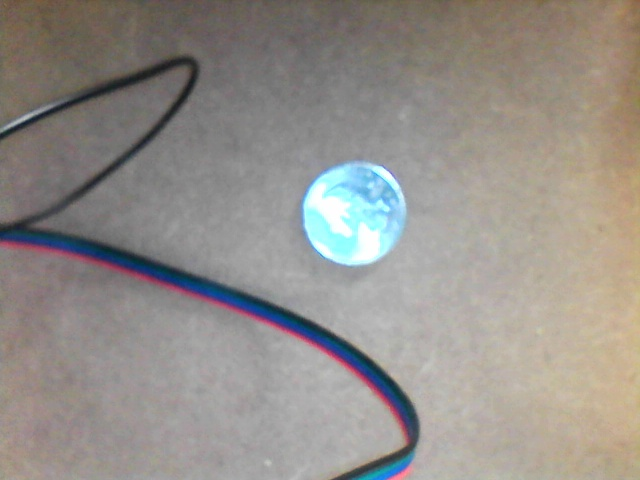
#> input picture Capture/Img1520796335.jpg, 640 x 480 px, given in place of the camera
$ python RunProgram2.py   (older library calls are emulated)
#> lines starting #> are read from the running program, lines starting #| are printed output that depends on the picture; after the words box and inside, x2 and y2 are one past the last pixel; in counts of white or black regions, pixels touching at a corner belong together
### ImageGrab2.py
import cv2
import time

def grab(cameraNumber):
    cap = cv2.VideoCapture(cameraNumber)
    frame = cap.read()[1]
    cv2.imwrite('Capture\\' + str(int(time.time())) + '.jpg', frame)

    # When everything done, release the capture
    cap.release()
    cv2.destroyAllWindows()
    return frame

### GripEdit3.py
import cv2
import numpy
import math
from enum import Enum

class GripPipeline:
    """
    An OpenCV pipeline generated by GRIP.
    """

    def __init__(self):
        """initializes all values to presets or None if need to be set
        """

        self.__hsv_threshold_hue = [18.0, 180.0]
        self.__hsv_threshold_saturation = [5.5, 255.0]
        self.__hsv_threshold_value = [0.0, 255.0]

        self.hsv_threshold_output = None

        self.__find_contours_input = self.hsv_threshold_output
        self.__find_contours_external_only = False

        self.find_contours_output = None

        self.__filter_contours_contours = self.find_contours_output
        self.__filter_contours_min_area = 0.0
        self.__filter_contours_min_perimeter = 0.0
        self.__filter_contours_min_width = 0.0
        self.__filter_contours_max_width = 1000.0
        self.__filter_contours_min_height = 0.0
        self.__filter_contours_max_height = 1000.0
        self.__filter_contours_solidity = [0.0, 100.0]
        self.__filter_contours_max_vertices = 1000000.0
        self.__filter_contours_min_vertices = 100.0
        self.__filter_contours_min_ratio = 0.0
        self.__filter_contours_max_ratio = 1000.0

        self.filter_contours_output = None

        self.__distance_transform_input = self.hsv_threshold_output
        self.__distance_transform_type = cv2.DIST_L1
        self.__distance_transform_mask_size = 0

        self.distance_transform_output = None

        self.__normalize_input = self.distance_transform_output
        self.__normalize_type = cv2.NORM_MINMAX
        self.__normalize_alpha = 0.0
        self.__normalize_beta = 255.0

        self.normalize_output = None


    def process(self, source0):
        """
        Runs the pipeline and sets all outputs to new values.
        """
        # Step HSV_Threshold0:
        self.__hsv_threshold_input = source0
        (self.hsv_threshold_output) = self.__hsv_threshold(self.__hsv_threshold_input, self.__hsv_threshold_hue, self.__hsv_threshold_saturation, self.__hsv_threshold_value)

        # Step Find_Contours0:
        self.__find_contours_input = self.hsv_threshold_output
        (self.find_contours_output) = self.__find_contours(self.__find_contours_input, self.__find_contours_external_only)

        # Step Filter_Contours0:
        self.__filter_contours_contours = self.find_contours_output
        (self.filter_contours_output) = self.__filter_contours(self.__filter_contours_contours, self.__filter_contours_min_area, self.__filter_contours_min_perimeter, self.__filter_contours_min_width, self.__filter_contours_max_width, self.__filter_contours_min_height, self.__filter_contours_max_height, self.__filter_contours_solidity, self.__filter_contours_max_vertices, self.__filter_contours_min_vertices, self.__filter_contours_min_ratio, self.__filter_contours_max_ratio)

        # Step Distance_Transform0:
        self.__distance_transform_input = self.hsv_threshold_output
        (self.distance_transform_output) = self.__distance_transform(self.__distance_transform_input, self.__distance_transform_type, self.__distance_transform_mask_size)

        # Step Normalize0:
        self.__normalize_input = self.distance_transform_output
        (self.normalize_output) = self.__normalize(self.__normalize_input, self.__normalize_type, self.__normalize_alpha, self.__normalize_beta)


    @staticmethod
    def __hsv_threshold(input, hue, sat, val):
        """Segment an image based on hue, saturation, and value ranges.
        Args:
            input: A BGR numpy.ndarray.
            hue: A list of two numbers the are the min and max hue.
            sat: A list of two numbers the are the min and max saturation.
            lum: A list of two numbers the are the min and max value.
        Returns:
            A black and white numpy.ndarray.
        """
        out = cv2.cvtColor(input, cv2.COLOR_BGR2HSV)
        return cv2.inRange(out, (hue[0], sat[0], val[0]),  (hue[1], sat[1], val[1]))

    @staticmethod
    def __find_contours(input, external_only):
        """Sets the values of pixels in a binary image to their distance to the nearest black pixel.
        Args:
            input: A numpy.ndarray.
            external_only: A boolean. If true only external contours are found.
        Return:
            A list of numpy.ndarray where each one represents a contour.
        """
        if(external_only):
            mode = cv2.RETR_EXTERNAL
        else:
            mode = cv2.RETR_LIST
        method = cv2.CHAIN_APPROX_SIMPLE
        im2, contours, hierarchy =cv2.findContours(input, mode=mode, method=method)
        return contours

    @staticmethod
    def __filter_contours(input_contours, min_area, min_perimeter, min_width, max_width,
                        min_height, max_height, solidity, max_vertex_count, min_vertex_count,
                        min_ratio, max_ratio):
        """Filters out contours that do not meet certain criteria.
        Args:
            input_contours: Contours as a list of numpy.ndarray.
            min_area: The minimum area of a contour that will be kept.
            min_perimeter: The minimum perimeter of a contour that will be kept.
            min_width: Minimum width of a contour.
            max_width: MaxWidth maximum width.
            min_height: Minimum height.
            max_height: Maximimum height.
            solidity: The minimum and maximum solidity of a contour.
            min_vertex_count: Minimum vertex Count of the contours.
            max_vertex_count: Maximum vertex Count.
            min_ratio: Minimum ratio of width to height.
            max_ratio: Maximum ratio of width to height.
        Returns:
            Contours as a list of numpy.ndarray.
        """
        output = []
        for contour in input_contours:
            x,y,w,h = cv2.boundingRect(contour)
            if (w < min_width or w > max_width):
                continue
            if (h < min_height or h > max_height):
                continue
            area = cv2.contourArea(contour)
            if (area < min_area):
                continue
            if (cv2.arcLength(contour, True) < min_perimeter):
                continue
            hull = cv2.convexHull(contour)
            '''
            solid = 100 * area / cv2.contourArea(hull)
            if (solid < solidity[0] or solid > solidity[1]):
                continue
            '''
            if (len(contour) < min_vertex_count or len(contour) > max_vertex_count):
                continue
            ratio = (float)(w) / h
            if (ratio < min_ratio or ratio > max_ratio):
                continue
            output.append(contour)
        return output

    @staticmethod
    def __distance_transform(input, type, mask_size):
        """Sets the values of pixels in a binary image to their distance to the nearest black pixel.
        Args:
            input: A numpy.array.
            type: Opencv enum.
            mask_size: The size of the mask. Either 0, 3, or 5.
        Returns:
            A black and white numpy.ndarray.
        """
        h, w = input.shape[:2]
        dst = numpy.zeros((h, w), numpy.float32)
        cv2.distanceTransform(input, type, mask_size, dst = dst)
        return numpy.uint8(dst)

    @staticmethod
    def __normalize(input, type, a, b):
        """Normalizes or remaps the values of pixels in an image.
        Args:
            input: A numpy.ndarray.
            type: Opencv enum.
            a: The minimum value.
            b: The maximum value.
        Returns:
            A numpy.ndarray of the same type as the input.
        """
        return cv2.normalize(input, None, a, b, type)

def filter(img):
    processClass = GripPipeline()
    #img = cv2.imread('TestLeaves.jpg', 1)
    processClass.process(img)
    return processClass.normalize_output

### ImageEdit5.py
import cv2
import numpy as np
import math
import copy

class Editor():

    def __init__(self, img):
        self.img = img
        (self.height, self.width) = img.shape
        self.black = 0
        self.white = 1
        self.blackImg = np.array( [[self.black] * self.width for _ in range(self.height)], dtype='uint8' )
        print('Height: ', self.height, ', Width: ', self.width)

    def find_max(self):
        '''Finds the pixel of maximum brightness. This value is usually 255.'''
        maxPixel = 0
        for y in range(self.height):
            for x in range(self.width):
                if self.img[y, x] > maxPixel:
                    maxPixel = self.img[y, x]
        return maxPixel

    def max_locations(self, maxPixel, thresholdBrightness=.6):
        '''Finds all locations above a threshold brightness compared to the maximum
            brightness. The default is .6 (out of 1.0). No need to calculate the exact
            value of brightness.'''
        lowestIntensity = thresholdBrightness * maxPixel
        ret, thresh = cv2.threshold(self.img, lowestIntensity, 255, cv2.THRESH_BINARY)
        locations = copy.deepcopy(self.blackImg)
        for y in range(self.height):
            for x in range(self.width):
                if thresh[y, x] == 255:
                    locations[y, x] = self.white
        return locations

    def find_next_location(self, locations):
        '''Goes through each ROW from LEFT TO RIGHT until it encounters the first true location.'''
        for y in range(0, self.height):
            for x in range(0, self.width):
                if locations[y, x]:
                    return (y, x)
        return None

    def find_centroid(self, region):
        contour = cv2.findContours(region, 1, 2)[1][0]
        M = cv2.moments(contour)
        if M != None:
            cX = int(M["m10"] / M["m00"])
            cY = int(M["m01"] / M["m00"])
            return (cY, cX)
        else:
            return None

    def get_connected_region(self, location, locations):
        '''Obtains a single. The format of the region is a numpy array that has the
            height and width of the original image. Be careful as this is a call by
            reference that directly edits the array of locations.'''
        checkLocations = set([location])
        newCheckLocations = set()
        checkedLocations = set()
        region = copy.deepcopy(self.blackImg)
        locations[location[0], location[1]] = self.black  # first spot is already checked
        while len(checkLocations) > 0:
            for check in checkLocations:
                if check not in checkedLocations:
                    checkedLocations.add(check)
                    if check[0] != 0 and locations[check[0]-1, check[1]] == 1:
                        newCheckLocations.add((check[0]-1, check[1]))
                        locations[check[0]-1, check[1]] = self.black
                    if check[0]+1 != self.height and locations[check[0]+1, check[1]] == 1:
                        newCheckLocations.add((check[0]+1, check[1]))
                        locations[check[0]+1, check[1]] = self.black
                    if check[1] != 0 and locations[check[0], check[1]-1] == 1:
                        newCheckLocations.add((check[0], check[1]-1))
                        locations[check[0], check[1]-1] = self.black
                    if check[1]+1 != self.width and locations[check[0], check[1]+1] == 1:
                        newCheckLocations.add((check[0], check[1]+1))
                        locations[check[0], check[1]+1] = self.black
            for check2 in checkLocations:
                region[check2[0], check2[1]] = self.white
            checkLocations = newCheckLocations
            newCheckLocations = set()
        return region

    def get_all_regions(self, locations):
        '''Obtains each region. Returns a list of regions.'''
        regions = []
        start = self.find_next_location(locations)
        while start != None:
            region = self.get_connected_region(start, locations)
            regions.append(region)
            start = self.find_next_location(locations)
        return regions

    def keep_large_regions(self, regions, thresholdSize=100):
        '''Take the regions and filters those that are below threshold size. Default
            threshold size is 100 pixels. This function uses copies.'''
        largeRegions = copy.deepcopy(regions)
        for i in range(len(regions)-1, -1, -1):
            contour = cv2.findContours(regions[i], 1, 2)[1][0]
            if cv2.contourArea(contour) < thresholdSize:
                largeRegions.pop(i)
        return largeRegions

    def obtain_largest_region(self, regions):
        import time
        '''Take the largest region with greatest circularity (best leaf shape).
            May result in a tie.'''
        largestRegion = []
        startSize = self.img.size
        while len(largestRegion) == 0 and startSize > 0:
            startSize //= 2
            largestRegion = self.keep_large_regions(regions, startSize)
        while len(largestRegion) != 0:
            startSize += 100
            largestRegion = self.keep_large_regions(regions, startSize)
        while len(largestRegion) == 0:
            startSize -= 1
            largestRegion = self.keep_large_regions(regions, startSize)
        return (largestRegion, startSize)

    # [36 lines left out: functions mk_points_list, combine_regions, blacken_regions, outline, not called in this run]


### RunProgram2.py
####do experiment:
####put a green dot at bottom right edge
####move stpper motor (trial & error) to make it to exactly the top left corner
####find the pixel size and stepper motor turn length ratio.

import time
#import serial
import cv2
import ImageEdit5 as ImageEdit          # version 4 contains polygon detection
import ImageGrab2 as ImageGrab
import GripEdit3 as GripEdit            # version 3 only
from matplotlib import pyplot as plt

class Project():

    def __init__(self):
        '''Calibration and set-up'''

        # [7 lines of commented-out code are left out]

        self.plantLocations = [(), (), (), ()]
        self.numPlants = len(self.plantLocations)
        self.lastWater = None
        self.img = self.image_grab()
#> in grab, frame is the input picture: shape (480, 640, 3); mean B, G, R 138.5, 143.7, 148.7
        self.imgEdit = GripEdit.filter(self.img)
#> in __hsv_threshold, `return cv2.inRange(out, (hue[0], sat[0], val[0]),  (hue[1], sat[1], va..`:
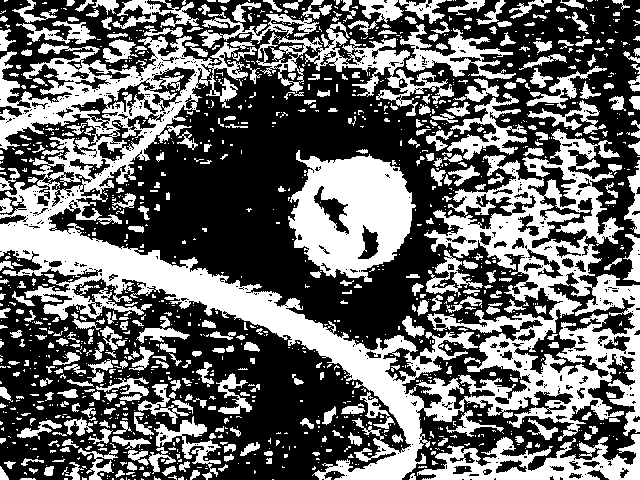
#> returned value: shape (480, 640); 40.8% white; 1330 white regions (970 under 20 px), largest, box (x1, y1, x2, y2) and area: (0, 36, 640, 480) 62341, (288, 150, 416, 282) 10544, (417, 434, 640, 480) 4807
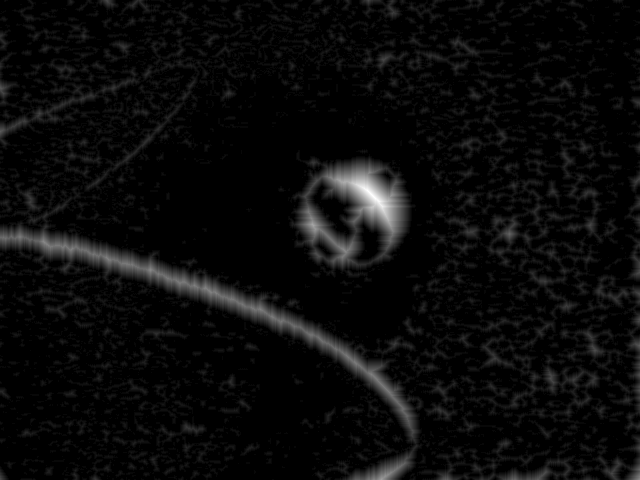
#> self.imgEdit: shape (480, 640); min 0, max 255, mean 10.3
        self.editor = ImageEdit.Editor(self.imgEdit)
#| Height:  480 , Width:  640
        self.thresholdBrightness = .4       # .6 is the default value
        self.weeds = []
        self.weedFactor = 1/100   # size of weeds in comparison to plant

        # Initialized later
        self.regions = None
        self.plant = None
        self.startSize = None
        self.finalImg = None
        self.largeRegions = None

    # [52 lines left out: functions wait, arduino_move, arduino_water, water_cycle, not called in this run]

    def image_grab(self):
        img = ImageGrab.grab(0)     # built-in camera number = 0
                                    # attached camera number = 1
        #img = cv2.imread('Capture\\1521224317.jpg', 1)
        return img

    # [8 lines left out: function image_plot, not called in this run]

    def find_plant(self):
        '''Finds the largest object and designates as the plant.
            Currently the most inefficient code.'''
        maxPixel = self.editor.find_max()
#> after the loop in find_max, `for y in range(self.height):`: maxPixel = 255
#> maxPixel = 255
        while True:
            locations = self.editor.max_locations(maxPixel, self.thresholdBrightness)
            self.regions = self.editor.get_all_regions(locations)

            # Find the largest region. In the case of a tie, lower the brightness threshold.
            (largestRegion, self.startSize) = self.editor.obtain_largest_region(self.regions)
            if len(largestRegion) == 1:
                break
            else:
                self.thresholdBrightness -= .01
#> this loop made 1 pass
#> (lowestIntensity in max_locations, ret in max_locations, self.startSize) on pass 1: (102, 102, 2178)
#> pass 1, in max_locations, `ret, thresh = cv2.threshold(self.img, lowestIntensity, 255, cv2.THRESH..`:
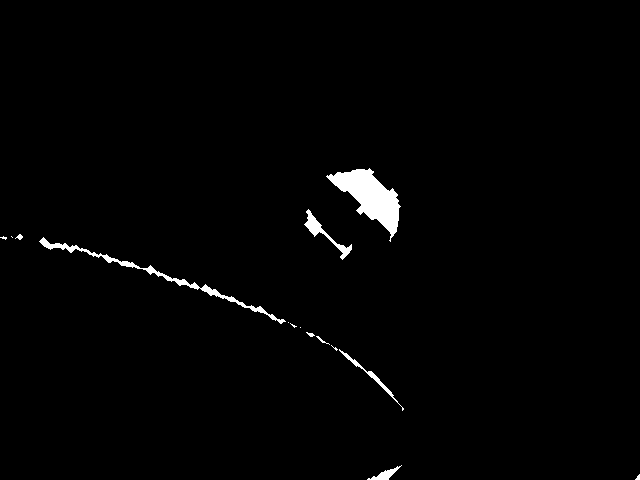
#> thresh: shape (480, 640); 1.4% white; 15 white regions (7 under 20 px), largest, box (x1, y1, x2, y2) and area: (326, 168, 401, 242) 2283, (39, 237, 286, 324) 1071, (304, 209, 352, 260) 432
#> after the loop, self.thresholdBrightness = 0.4
        self.plant = largestRegion[0]        # set the largest region as the plant
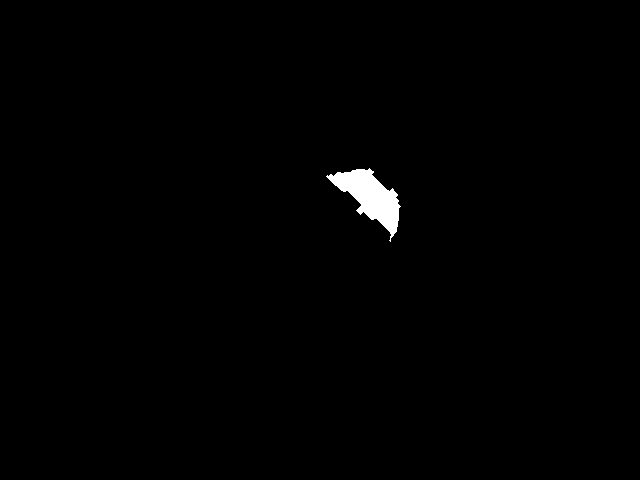
#> self.plant: shape (480, 640); values 0 (black) and 1 (white), 0.74% white; 1 white region, box (x1, y1, x2, y2) and area: (326, 168, 401, 242) 2283

    def find_weeds(self):
        '''Determine if an object is a plant or a weed. Currently, the plant is removed, and everything
            else is designated as a weed.'''
        plantFound = False
        plantIndex = None
        self.largeRegions = self.editor.keep_large_regions(self.regions, self.startSize * self.weedFactor)
#> self.largeRegions = 6 items
        for index in range(len(self.largeRegions)):
            region = self.largeRegions[index]
            newLocation = self.editor.find_centroid(region)
            if not plantFound and ImageGrab.equalArray(region, self.plant):
                print("Location of plant:", newLocation)
                plantFound = True
                plantIndex = index
            else:
                self.weeds.append(newLocation)
#> this loop made 1 pass
#> (cX in find_centroid, cY in find_centroid, newLocation) on pass 1: (370, 196, (196, 370))
#> after the loop, plantFound = False; self.weeds = []
        self.largeRegions.pop(plantIndex)
        print("Locations of weeds:", self.weeds)

    # [5 lines left out: function draw_weeds, not called in this run]

start = time.time()
control = Project()
#control.wait()           wait for arduino
control.find_plant()
#> (the run stopped early here; a loop or call above may not have finished)

$ run again, on Capture/Img1520808085.jpg
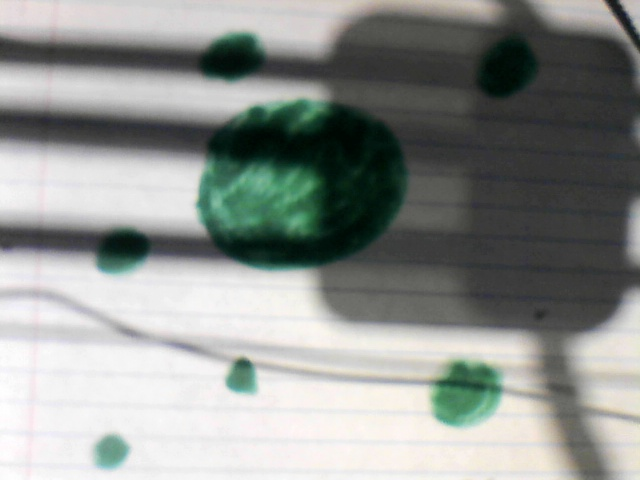
#> input picture Capture/Img1520808085.jpg, 640 x 480 px, given in place of the camera
#> in grab, frame is the input picture: shape (480, 640, 3); mean B, G, R 142.9, 146.3, 142.4
#> out: shape (480, 640, 3); mean H, S, V 50.1, 29.4, 148
#> in __hsv_threshold, `return cv2.inRange(out, (hue[0], sat[0], val[0]),  (hue[1], sat[1], va..`:
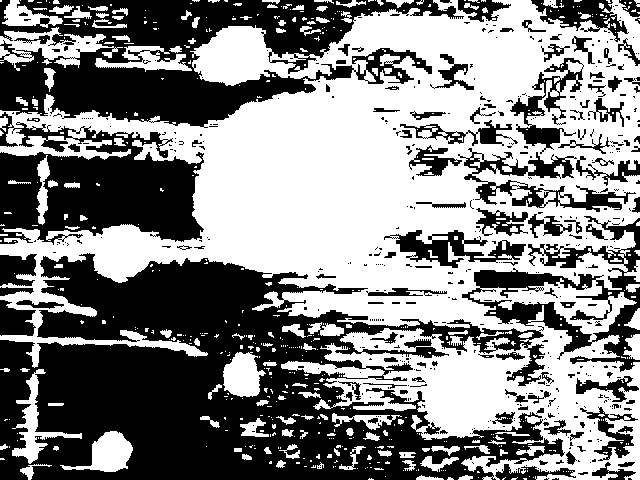
#> returned value: shape (480, 640); 52.1% white; 479 black regions (369 under 20 px), largest, box (x1, y1, x2, y2) and area: (0, 253, 565, 480) 69851, (0, 0, 464, 128) 28588, (0, 112, 204, 245) 16215
#| Height:  480 , Width:  640
#> after the loop in find_max, `for y in range(self.height):`: maxPixel = 255
#> the loop in find_plant, `while True:` made 1 pass
#> (lowestIntensity in max_locations, ret in max_locations, self.startSize) on pass 1: (102, 102, 13702)
#> pass 1, in max_locations, `ret, thresh = cv2.threshold(self.img, lowestIntensity, 255, cv2.THRESH..`:
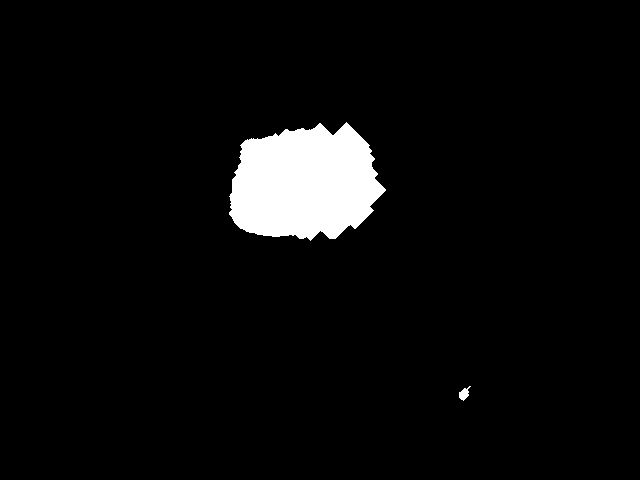
#> thresh: shape (480, 640); 4.6% white; 2 white regions, box (x1, y1, x2, y2) and area: (229, 122, 386, 241) 13908, (459, 386, 471, 401) 94
#> after the loop in find_plant, `while True:`: self.thresholdBrightness = 0.4
#> self.plant: shape (480, 640); values 0 (black) and 1 (white), 4.5% white; 1 white region, box (x1, y1, x2, y2) and area: (229, 122, 386, 241) 13908
#> self.largeRegions = 1 item
#> the loop in find_weeds, `for index in range(len(self.largeRegions)):` made 1 pass
#> (cX in find_centroid, cY in find_centroid, newLocation) on pass 1: (304, 183, (183, 304))
#> after the loop in find_weeds, `for index in range(len(self.largeRegions)):`: plantFound = False; self.weeds = []
